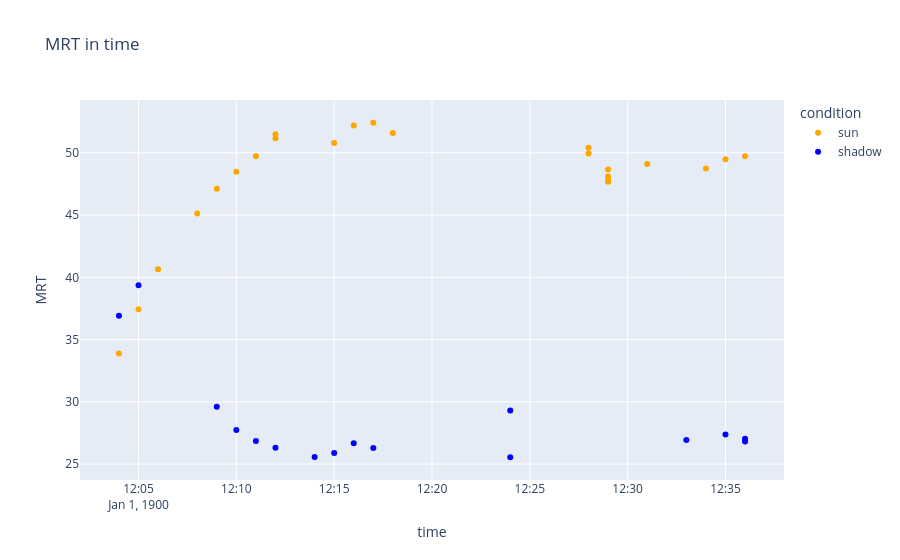

The code cell stored with this chart in its notebook:
### Code cell
import plotly.express as px
import pandas as pd

# Convert time to datetime
df["time"] = pd.to_datetime(df["time"], format="%H:%M")

fig = px.scatter(
    df,
    x="time",
    y="MRT",
    color="condition",
    color_discrete_map={
        "sun": "orange",
        "shadow": "blue"
    },
    hover_data=["TG", "TA (t)", "TA (a)", "wind"],
    title="MRT in time "
)

fig.show()
